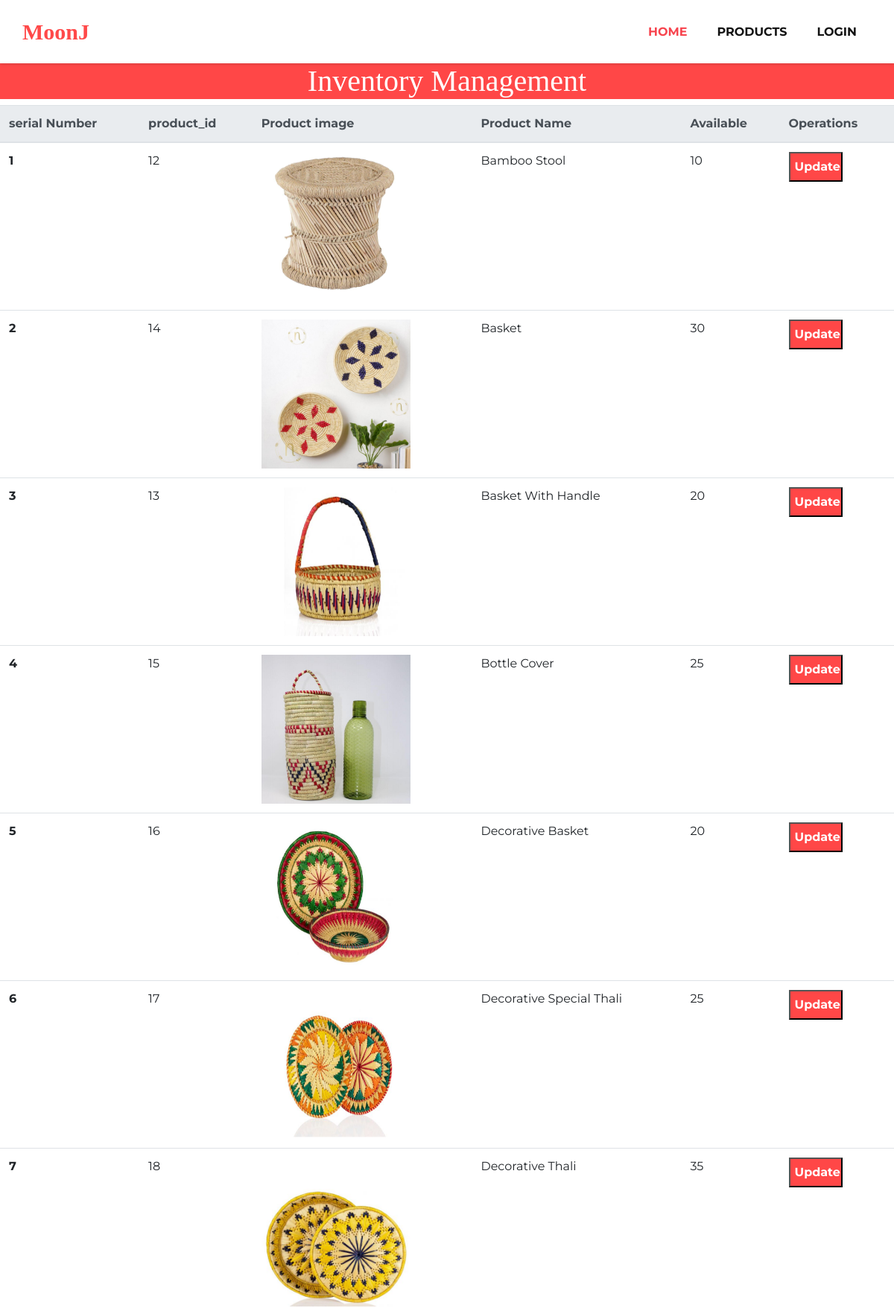
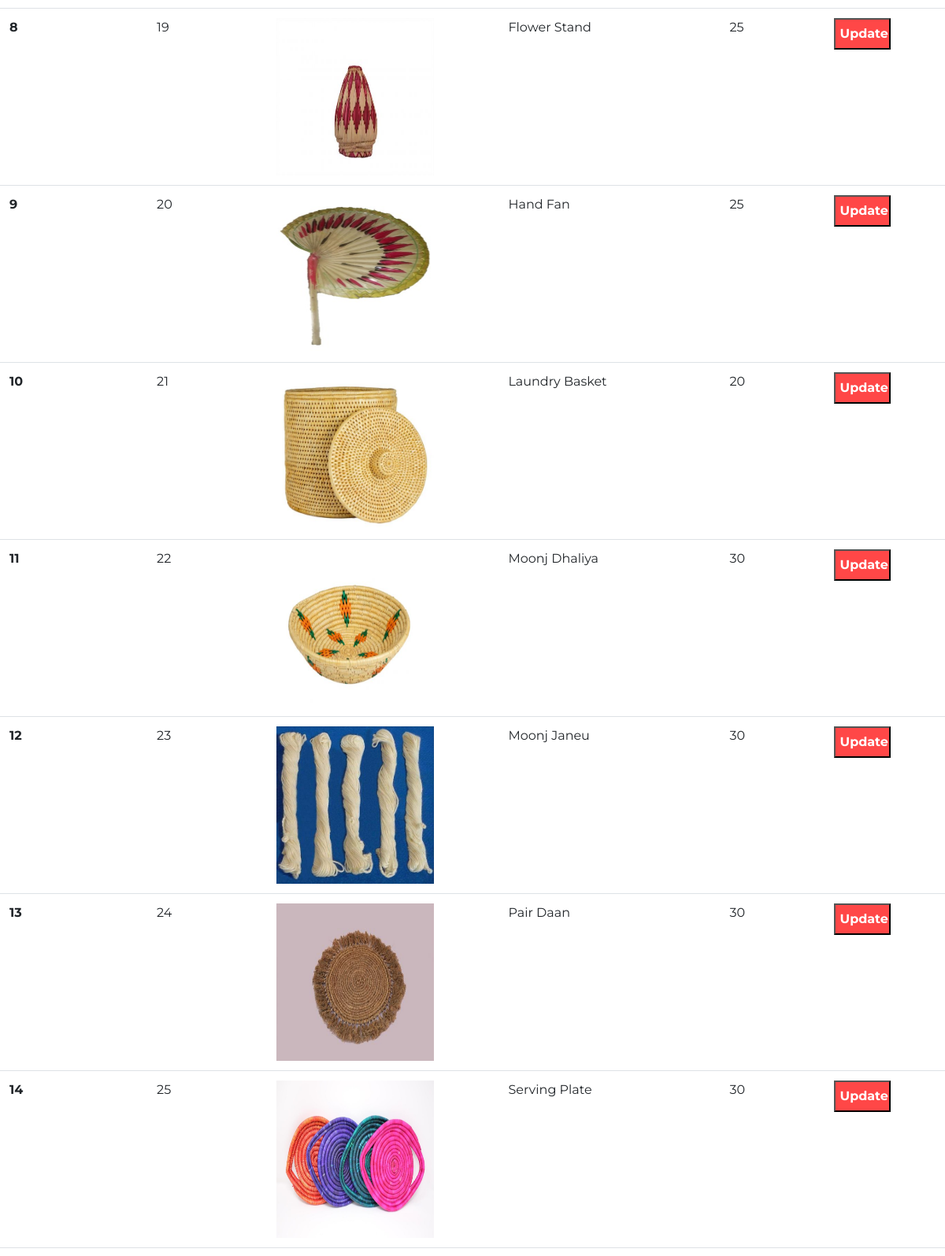
Screenshot of /inventory_management/ (upper part) with the database file from the repository (2 pictures, top to bottom).
### cart/models.py (models this page shows)
class product(models.Model):
    product_name = models.CharField(max_length=500)
    product_id = models.AutoField(primary_key=True)
    description = models.TextField(null=True)
    quantity = models.IntegerField(default=0)
    image =  models.ImageField(upload_to="myimage",null=True)
    category_id = models.ForeignKey(category,on_delete=models.CASCADE)
    price = models.IntegerField()

### admin1/views.py (the view)
# urls.py: path('inventory_management/',admin1.manage_product),
def manage_product(request):
    object_list = []
    prod1 = product.objects.all().order_by('product_name')
    index=1
    for x in prod1:
            ob = cart_object1(index,x.product_name,x.product_id,x.price,x.quantity,x.image)
            object_list.append(ob)
            index = index+1
    context ={
        "data1":object_list,
    }
    return render(request,'registeration/inventory_management.html',context)
    pass

### registration/templates/registeration/inventory_management.html (shortened to what this page needs)
{% extends 'registeration/Admin_base.html' %}
{% load static %}
{% block content %}
<h1 style="text-align:center; color:white;background-color: rgba(255,0,0,0.721);">Inventory Management</h1>
  <table class="table">
    <thead class="thead-light">
      <tr>
        <th scope="col">serial Number</th>
        <th scope="col">product_id</th>
        <th scope="col">Product image</th>
        <th scope="col">Product Name</th>
        <th scope="col">Available</th>
        <th scope="col">Operations</th>
      </tr>
    </thead>
    <tbody>
      {% for x in data1 %}
      <tr>
        <th scope="row">{{ x.sr_no }}</th>
        <td>{{ x.product_id }}</td>
        <td><img src="/media/{{x.img}}" height="200px" width="200px"></td>
        <td>{{ x.product_name }}</td>
        <td>{{ x.quantity }}</td>
        <td><Button style="background-color:rgba(255,0,0,0.721);height:5vh;width:6vw;"><a href="" style="color:white;font-weight:bold">Update</a></Button></td>
      </tr>
      {% endfor %}
    </tbody>
  </table>
{% endblock content %}

### static/css/style.css (style rules this page uses)
* { box-sizing: border-box; }
body { font-family: 'Montserrat', sans-serif; color: #0c0c0c; background-color: #ffffff; overflow-x: hidden; }
h1, h2 { font-family: 'Playfair Display', serif; }
a, a:hover, a:focus { text-decoration: none; }

### rows the page displays
product: img (picture), product_name "Bamboo Stool"
product: img (picture), product_name "Basket"
product: img (picture), product_name "Basket With Handle"
product: img (picture), product_name "Bottle Cover"
product: img (picture), product_name "Decorative Basket"
product: img (picture), product_name "Decorative Special Thali"
product: img (picture), product_name "Decorative Thali"
product: img (picture), product_name "Flower Stand"
product: img (picture), product_name "Hand Fan"
product: img (picture), product_name "Laundry Basket"
product: img (picture), product_name "Moonj Dhaliya"
product: img (picture), product_name "Moonj Janeu"
product: img (picture), product_name "Pair Daan"
product: img (picture), product_name "Serving Plate"

### other values shown
{{ x.sr_no }} "1" "2" "3" "4" "5" "6" "7" "8" "9" "10" "11" "12" "13" "14"
{{ x.product_id }} "12" "14" "13" "15" "16" "17" "18" "19" "20" "21" "22" "23" "24" "25"
{{ x.quantity }} "10" "30" "20" "25" "20" "25" "35" "25" "25" "20" "30" "30" "30" "30"
